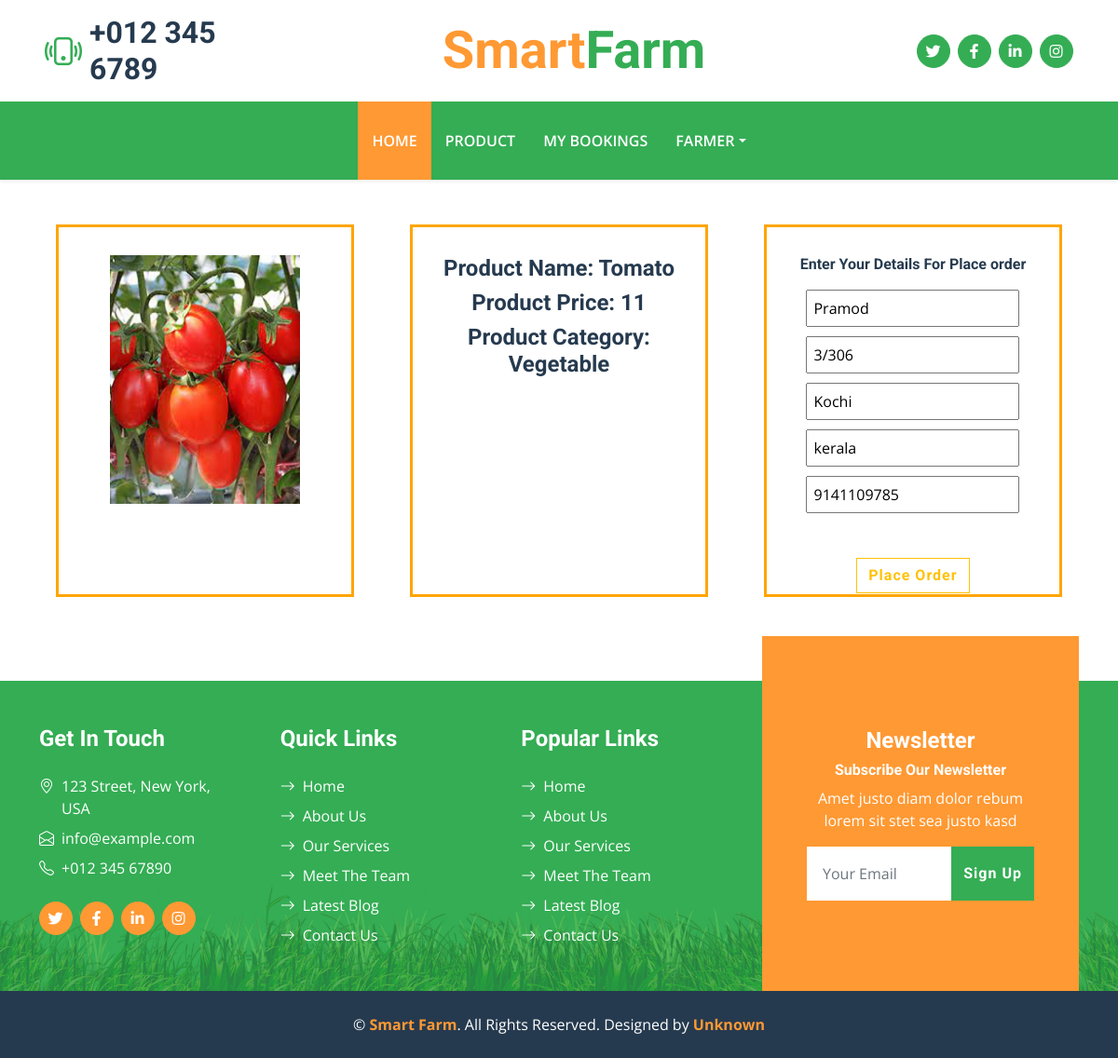
The page /Products/ProductSingleViewCustomer/2 (signed in) on the database its author committed.
### Products/models.py (models this page shows)
class ProductForCustomer(models.Model):
    options = (
    ("Fruits","Fruits"),
    ("Vegetable","Vegetable"),
    ("other","other")
    )
    Product_Name = models.CharField(max_length=244)
    Product_Category = models.CharField(max_length=255,choices=options)
    Product_price = models.IntegerField()
    Product_Discription = models.CharField(max_length=1000)
    Product_Stock = models.IntegerField()
    Product_Image = models.FileField(upload_to="Customer_products")
    user = models.ForeignKey(User,on_delete=models.CASCADE,null=True,blank=True)
    date = models.DateField(auto_now_add=True)
    status = models.BooleanField(default=False)

### Home/models.py (models this page shows)
class UserData(models.Model):
    name = models.CharField(max_length=255)
    house = models.CharField(max_length=255)
    phone = models.CharField(max_length=255)
    city = models.CharField(max_length=255)
    state = models.CharField(max_length=255)
    user = models.ForeignKey(User,on_delete=models.CASCADE,null=True,blank=True)

### Products/views.py (the view, shortened to what this page needs)
# urls.py: path("ProductSingleViewCustomer/<int:pk>",views.ProductSingleViewCustomer,name="ProductSingleViewCustomer"),
@login_required(login_url="SignIn")
def ProductSingleViewCustomer(request,pk):
    product = ProductForCustomer.objects.filter(id = pk)
    product1 = ProductForCustomer.objects.get(id = pk)
    userdata1 = UserData.objects.filter(user = request.user)
    context = {
        "product":product,
        "userdata1":userdata1,
        "datalen":len(userdata1)
    }
    return render(request,'productview.html',context)

### templates/productview.html (shortened to what this page needs)
{% extends 'index.html' %}
{% block content %}
<div class="container mt-5">
    {% for i in product %}
    <div class="row">
        <div class="col-md-4">
            <div class="itemcontainer">
                <img src="{{i.Product_Image.url}}" width="80%" height="80%" alt="">
            </div>
        </div>
        <div class="col-md-4">
            <div class="itemcontainer">
                <h4>Product Name: {{i.Product_Name}}</h4>
                <h4>Product Price: {{i.Product_price}}</h4>
                <h4>Product Category: {{i.Product_Category}}</h4>
<br><br><br>
            </div>
        </div>
        <div class="col-md-4">
            <div class="itemcontainer">
                <h6>Enter Your Details For Place order</h6>
                {% if datalen <= 0 %}
                <form method="post">
                    {% csrf_token %}
                <input type="text" name="name" placeholder="Name" required> <br>
                <input type="text" name="house" placeholder="House" required> <br>
                <input type="text" name="city" placeholder="City" required> <br>
                <input type="text" name="state" placeholder="State" required> <br>
                <input type="number" name="phone" placeholder="Phone Number" required><br><br><br>
                <button type="submit" class="btn btn-outline-warning">Place Order</button>
                {% else %}
                <form method="post">
                    {% for userdata in userdata1 %}
                <input type="text" name="name" placeholder="Name" value="{{userdata.name}}" required> <br>
                <input type="text" name="house" placeholder="House" value="{{userdata.house}}" required> <br>
                <input type="text" name="city" placeholder="City" value="{{userdata.city}}" required> <br>
                <input type="text" name="state" placeholder="State" value="{{userdata.state}}" required> <br>
                <input type="number" name="phone" placeholder="Phone Number" value="{{userdata.phone}}" required><br><br><br>
                <button type="submit" class="btn btn-outline-warning">Place Order</button>
                {% endfor %}
                {% endif %}
</form>
            </div>
        </div>
    </div>
    {% endfor %}
</div>
{% endblock %}

### templates/index.html (shortened to what this page needs)
{% load static %}
<!DOCTYPE html>
<html lang="en">
<head>
    <link href="https://cdnjs.cloudflare.com/ajax/libs/font-awesome/5.15.0/css/all.min.css" rel="stylesheet">
    <link href="https://cdn.jsdelivr.net/npm/bootstrap-icons@1.4.1/font/bootstrap-icons.css" rel="stylesheet">
    <link href="{%static 'lib/owlcarousel/assets/owl.carousel.min.css' %}" rel="stylesheet">
    <link href="{%static 'css/bootstrap.min.css' %}" rel="stylesheet">
    <link href="{%static 'css/style.css' %}" rel="stylesheet">
</head>
<body>
    <div class="container-fluid px-5 d-none d-lg-block">
        <div class="row gx-5 py-3 align-items-center">
            <div class="col-lg-3">
                <div class="d-flex align-items-center justify-content-start">
                    <i class="bi bi-phone-vibrate fs-1 text-primary me-2"></i>
                    <h2 class="mb-0">+012 345 6789</h2>
                </div>
            </div>
            <div class="col-lg-6">
                <div class="d-flex align-items-center justify-content-center">
                    <a href="{%url 'Index' %}" class="navbar-brand ms-lg-5">
                        <h1 class="m-0 display-4 text-primary"><span class="text-secondary">Smart</span>Farm</h1>
                    </a>
                </div>
            </div>
            <div class="col-lg-3">
                <div class="d-flex align-items-center justify-content-end">
                    <a class="btn btn-primary btn-square rounded-circle me-2" href="#"><i
                            class="fab fa-twitter"></i></a>
                    <a class="btn btn-primary btn-square rounded-circle me-2" href="#"><i
                            class="fab fa-facebook-f"></i></a>
                    <a class="btn btn-primary btn-square rounded-circle me-2" href="#"><i
                            class="fab fa-linkedin-in"></i></a>
                    <a class="btn btn-primary btn-square rounded-circle" href="#"><i class="fab fa-instagram"></i></a>
                </div>
            </div>
        </div>
    </div>
    <nav class="navbar navbar-expand-lg bg-primary navbar-dark shadow-sm py-3 py-lg-0 px-3 px-lg-5">
        <div class="collapse navbar-collapse" id="navbarCollapse">
            <div class="navbar-nav mx-auto py-0">
                <a href="{%url 'Index' %}" class="nav-item nav-link active">Home</a>
                {% if request.user.is_authenticated %}
                <a href="{%url 'AllProducts' %}" class="nav-item nav-link">Product</a>
                <a href="{%url 'CustomerMybooking' %}" class="nav-item nav-link">My bookings</a>
                <div class="nav-item dropdown">
                    <a href="#" class="nav-link dropdown-toggle" data-bs-toggle="dropdown">{{request.user}}</a>
                </div>
                {% endif %}
            </div>
        </div>
    </nav>
    {% block content %}{% endblock %}
    <div class="container-fluid bg-footer bg-primary text-white mt-5">
        <div class="container">
            <div class="row gx-5">
                <div class="col-lg-8 col-md-6">
                    <div class="row gx-5">
                        <div class="col-lg-4 col-md-12 pt-5 mb-5">
                            <h4 class="text-white mb-4">Get In Touch</h4>
                            <div class="d-flex mb-2">
                                <i class="bi bi-geo-alt text-white me-2"></i>
                                <p class="text-white mb-0">123 Street, New York, USA</p>
                            </div>
                            <div class="d-flex mb-2">
                                <i class="bi bi-envelope-open text-white me-2"></i>
                                <p class="text-white mb-0">info@example.com</p>
                            </div>
                            <div class="d-flex mb-2">
                                <i class="bi bi-telephone text-white me-2"></i>
                                <p class="text-white mb-0">+012 345 67890</p>
                            </div>
                            <div class="d-flex mt-4">
                                <a class="btn btn-secondary btn-square rounded-circle me-2" href="#"><i
                                        class="fab fa-twitter"></i></a>
                                <a class="btn btn-secondary btn-square rounded-circle me-2" href="#"><i
                                        class="fab fa-facebook-f"></i></a>
                                <a class="btn btn-secondary btn-square rounded-circle me-2" href="#"><i
                                        class="fab fa-linkedin-in"></i></a>
                                <a class="btn btn-secondary btn-square rounded-circle" href="#"><i
                                        class="fab fa-instagram"></i></a>
                            </div>
                        </div>
                        <div class="col-lg-4 col-md-12 pt-0 pt-lg-5 mb-5">
                            <h4 class="text-white mb-4">Quick Links</h4>
                            <div class="d-flex flex-column justify-content-start">
                                <a class="text-white mb-2" href="#"><i
                                        class="bi bi-arrow-right text-white me-2"></i>Home</a>
                                <a class="text-white mb-2" href="#"><i
                                        class="bi bi-arrow-right text-white me-2"></i>About Us</a>
                                <a class="text-white mb-2" href="#"><i class="bi bi-arrow-right text-white me-2"></i>Our
                                    Services</a>
                                <a class="text-white mb-2" href="#"><i
                                        class="bi bi-arrow-right text-white me-2"></i>Meet The Team</a>
                                <a class="text-white mb-2" href="#"><i
                                        class="bi bi-arrow-right text-white me-2"></i>Latest Blog</a>
                                <a class="text-white" href="#"><i class="bi bi-arrow-right text-white me-2"></i>Contact
                                    Us</a>
                            </div>
                        </div>
                        <div class="col-lg-4 col-md-12 pt-0 pt-lg-5 mb-5">
                            <h4 class="text-white mb-4">Popular Links</h4>
                            <div class="d-flex flex-column justify-content-start">
                                <a class="text-white mb-2" href="#"><i
                                        class="bi bi-arrow-right text-white me-2"></i>Home</a>
                                <a class="text-white mb-2" href="#"><i
                                        class="bi bi-arrow-right text-white me-2"></i>About Us</a>
                                <a class="text-white mb-2" href="#"><i class="bi bi-arrow-right text-white me-2"></i>Our
                                    Services</a>
                                <a class="text-white mb-2" href="#"><i
                                        class="bi bi-arrow-right text-white me-2"></i>Meet The Team</a>
                                <a class="text-white mb-2" href="#"><i
                                        class="bi bi-arrow-right text-white me-2"></i>Latest Blog</a>
                                <a class="text-white" href="#"><i class="bi bi-arrow-right text-white me-2"></i>Contact
                                    Us</a>
                            </div>
                        </div>
                    </div>
                </div>
                <div class="col-lg-4 col-md-6 mt-lg-n5">
                    <div
                        class="d-flex flex-column align-items-center justify-content-center text-center h-100 bg-secondary p-5">
                        <h4 class="text-white">Newsletter</h4>
                        <h6 class="text-white">Subscribe Our Newsletter</h6>
                        <p>Amet justo diam dolor rebum lorem sit stet sea justo kasd</p>
                        <form action="">
                            <div class="input-group">
                                <input type="text" class="form-control border-white p-3" placeholder="Your Email">
                                <button class="btn btn-primary">Sign Up</button>
                            </div>
                        </form>
                    </div>
                </div>
            </div>
        </div>
    </div>
    <div class="container-fluid bg-dark text-white py-4">
        <div class="container text-center">
            <p class="mb-0">&copy; <a class="text-secondary fw-bold" href="#">Smart Farm</a>. All Rights Reserved.
                Designed by <a class="text-secondary fw-bold" href="#">Unknown</a></p>
        </div>
    </div>
</body>
</html>

### static/css/style.css (style rules this page uses)
:root { --primary: #34AD54; --secondary: #FF9933; --light: #F6FFF2; --dark: #263A4F; }
.btn { font-family: 'Roboto', sans-serif; letter-spacing: 1px; font-weight: 700; transition: .5s; }
.btn-primary, .btn-secondary { color: #FFFFFF; }
.btn-square { width: 36px; height: 36px; }
.btn-square, .btn-sm-square, .btn-lg-square { padding-left: 0; padding-right: 0; text-align: center; }
.navbar-dark .navbar-nav .nav-link { padding: 30px 15px; font-size: 16px; font-weight: 600; color: #FFFFFF; text-transform: uppercase; transition: .5s; }
.navbar-dark .navbar-nav .nav-link:hover, .navbar-dark .navbar-nav .nav-link.active { background: var(--secondary); }
.bg-footer { background: linear-gradient(rgba(52, 173, 84, .7), rgba(52, 173, 84, .7)), url(../img/footer.png) center bottom no-repeat; background-size: contain; }
@media (min-width: 991.98px) { .bg-footer { margin-top: 90px !important; } }

### templates/productview.html (style rules this page uses)
.itemcontainer { width: 90%; height: 400px; margin: auto; padding: 30px; text-align: center; border: 3px solid orange; }
.itemcontainer input { width:90%; padding: 6px; margin-top: 10px; }

### rows shown on the page
ProductForCustomer: Product_Image (picture), Product_Name "Tomato", Product_price "11", Product_Category "Vegetable"
UserData: name "Pramod", house "3/306", city "Kochi", state "kerala", phone "9141109785"

### other values the page prints
{{ request.user }} "FARMER"
